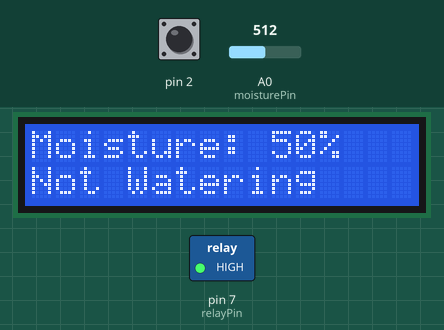
Bench run of a sketch on a simulated Arduino Uno, built with avr-gcc and run on an emulated ATmega328P. On the bench: 16×2 character LCD, switched loads named in the sketch (green lamp = pin HIGH). The test bench sets the inputs (shaded band); at power-on: A0 (moisturePin) = 512, pin 2 HIGH.

Above: at 1.2 s.
1.3 s: A0 (moisturePin) set to 531
At 2.7 s:
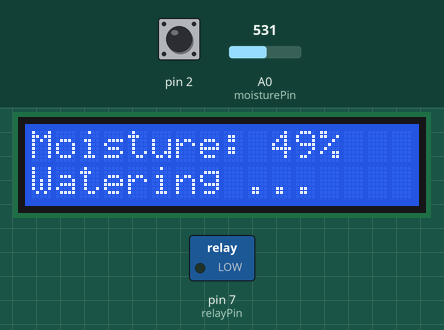
3.6 s: A0 (moisturePin) set to 914
At 4.8 s:
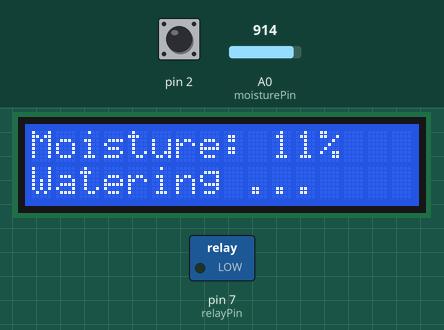
5.6 s: A0 (moisturePin) set to 942
At 7.0 s:
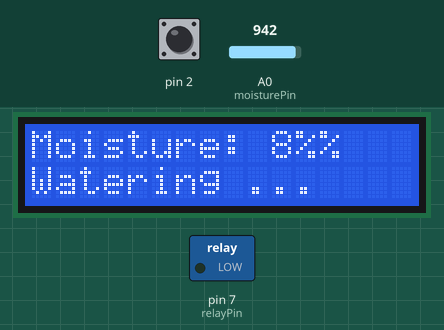
Timing chart, 0 to 8.6 s (numbered marks = the images above; inputs shaded):
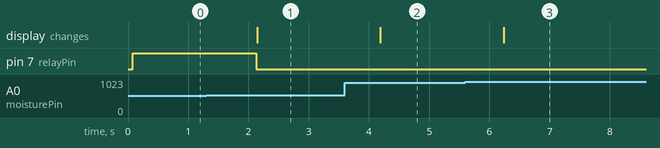

The sketch:

smart_irrigation_system.ino
```cpp
#include <Wire.h>
#include <LiquidCrystal_I2C.h>

// Define moisture sensor pin
int moisturePin = A0;

// Define relay module pins
int relayPin = 7;

// Define LCD connections
LiquidCrystal_I2C lcd(0x27, 16, 2);

void setup() {
  // Initialize LCD display
  lcd.init();
  lcd.backlight();
 if (digitalRead(2) == LOW) {
    // Print "Smart Irrigation is ON" to the LCD screen
    lcd.clear();
    lcd.setCursor(0, 0);
    lcd.print("SMART IRRIGATION");
    lcd.setCursor(0, 1);
    lcd.print("is ON");
    // Wait for 4 seconds before returning to the moisture and watering screen
    delay(4000);
  }
  lcd.clear();
  // Initialize relay module pin
  pinMode(relayPin, OUTPUT);
}

void loop() {
  // Read moisture sensor value
  int moistureValue = analogRead(moisturePin);

  // Map moisture sensor value to a range of 0-100
  int moisturePercent = map(moistureValue, 0, 1023, 100, 0);

  // Display moisture percentage on LCD
  lcd.setCursor(0, 0);
  lcd.print("Moisture: ");
  lcd.print(moisturePercent);
  lcd.print("%");

  // Check moisture level and turn on water pump if needed
  if (moisturePercent < 50) {
    digitalWrite(relayPin, LOW);
    lcd.setCursor(0, 1);
    lcd.print("Watering ...");
  } else {
    digitalWrite(relayPin, HIGH);
    lcd.setCursor(0, 1);
    lcd.print("Not Watering");
  }

  // Wait for 1 seconds before reading moisture sensor again
  delay(1000);
}
```

Measured:
- the behaviour switches between 521 and 522 on A0 (moisturePin) (found by bisection; images 0 and 1)
- the behaviour switches between 930 and 931 on A0 (moisturePin) (found by bisection; images 2 and 3)
- after the input at 1.3 s, pin 7 (relayPin): HIGH → LOW after 0.83 s; the display: changes after 0.84 s (image 1)
- after the input at 3.6 s, the display: changes after 0.59 s (image 2)
- after the input at 5.6 s, the display: changes after 0.64 s (image 3)
